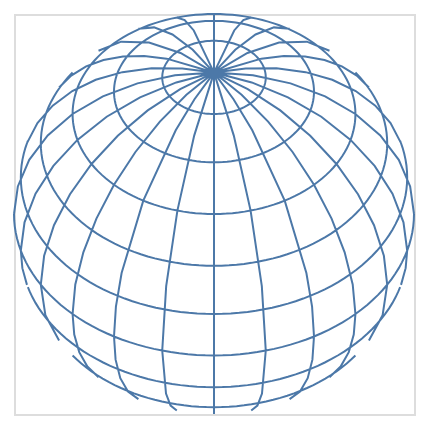

Write a Vega-Lite specification for this figure.
### Vega specification from a JSON file in a GitHub repository (floating-point values rounded to 4 significant figures)
{"$schema": "https://vega.github.io/schema/vega/v5.json", "background": "white", "padding": 5, "width": 200, "height": 200, "style": "cell", "data": [{"name": "source_0", "transform": [{"type": "graticule", "step": [15, 15]}]}], "projections": [{"name": "projection", "size": {"signal": "[width, height]"}, "fit": {"signal": "data('source_0')"}, "type": "orthographic", "rotate": [0, -45, 0]}], "marks": [{"name": "marks", "type": "shape", "style": ["geoshape"], "from": {"data": "source_0"}, "encode": {"update": {"fill": {"value": "transparent"}, "stroke": {"value": "#4c78a8"}, "ariaRoleDescription": {"value": "geoshape"}}}, "transform": [{"type": "geoshape", "projection": "projection"}]}]}
